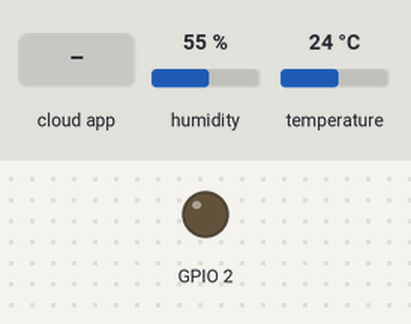
A sketch run on a simulated ESP8266 (NodeMCU). On the bench: output pins drawn as LEDs (lit = HIGH). The test bench sets the inputs (shaded band); at power-on: humidity 55 %, temperature 24 °C. WiFi joins after 1.5 s; servers stay silent unless stated; no MQTT or app messages arrive unless stated; what the sketch prints to the serial monitor is not drawn.

Above: at 2.7 s.
2.8 s: the phone or cloud app sets salidadigital to ON
At 3.9 s:
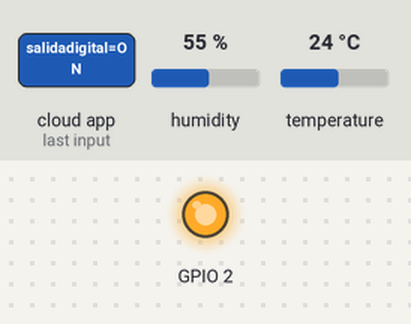
4.3 s: the phone or cloud app sets salidadigital to OFF
At 5.5 s:
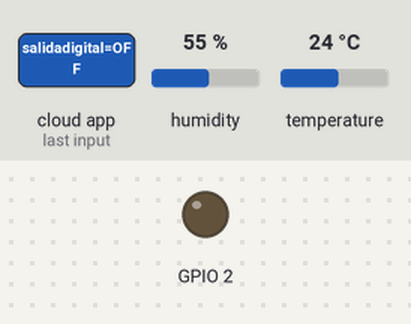
Timing chart, 0 to 7.3 s (numbered marks = the images above; inputs shaded):
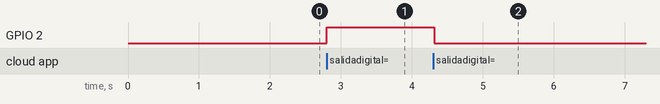

Measured:
- after the input at 2.8 s, GPIO 2: LOW → HIGH at once
- after the input at 4.3 s, GPIO 2: HIGH → LOW at once

The sketch:

adafruit_tem_y_led.ino
```cpp
#include <ESP8266WiFi.h>
#include <WiFiClient.h>
#include <Adafruit_MQTT.h>
#include <Adafruit_MQTT_Client.h>
#include <DHT.h>


#define AIO_SERVER    "52.70.203.194"
#define AIO_SERVERPORT 1883
#define AIO_USERNAME  "zerodante"
#define AIO_KEY       "b9dd829375c440a28b4f493acdf76aee"


WiFiClient client;


Adafruit_MQTT_Client mqtt(&client, AIO_SERVER, AIO_SERVERPORT, AIO_USERNAME, AIO_USERNAME, AIO_KEY);

Adafruit_MQTT_Subscribe salidaDigital= Adafruit_MQTT_Subscribe(&mqtt, "zerodante/feeds/salidadigital", MQTT_QOS_1);//subscribe servicio que damos de alta

Adafruit_MQTT_Publish temp = Adafruit_MQTT_Publish(&mqtt, "zerodante/feeds/temp");

unsigned long previousMillis=0;

int sensor=0;
DHT dht(sensor,DHT11);


void digitalCallback(char *data, uint16_t len){
  Serial.print("El valor del boton es: ");
  Serial.println(data);

  String message = String (data);
  message.trim();
  if(message=="ON"){digitalWrite(2,HIGH);}
  if(message=="OFF"){digitalWrite(2, LOW);}
}

const char *ssid="USB_wifi";
const char *pass="bfca63ea5c";

void setup() {
  pinMode(2, OUTPUT);
  Serial.begin(115200);
  Serial.println("");
  Serial.print("conectando a.......");
  Serial.println(ssid);

  WiFi.begin(ssid, pass);

  while(WiFi.status() !=WL_CONNECTED){
    delay(500);
    Serial.print(".");
  }
  Serial.println("");
  Serial.println("WiFi conectada");
  Serial.println(WiFi.localIP());
  salidaDigital.setCallback(digitalCallback);
  mqtt.subscribe(&salidaDigital);

}

void loop() {
  // put your main code here, to run repeatedly:
  MQTT_connect();

int long currentMillis=millis();
if (currentMillis - previousMillis >= 2000){
  previousMillis=currentMillis;
  float t =dht.readTemperature();
  Serial.print(F("\nEnviando valor"));
  Serial.print(t);
  Serial.print(".....");
  if(! temp.publish(t)){
    Serial.print(F("rechazado loser!!!!"));
  }else{
    Serial.println(F("Aceptado!!!!"));
  }
}


  mqtt.processPackets(500);
}

void MQTT_connect(){
  int8_t ret;

  if (mqtt.connected()){
    return;
  }

  Serial.print("conectando con MQTT...");
  uint8_t retries=3;
  while((ret=mqtt.connect())!=0){
    Serial.println(mqtt.connectErrorString(ret));
    Serial.println("intentando nuevamente....");
      mqtt.disconnect();
      delay(5000);
      retries--;
      if (retries==0){
        while(1);
      }
      Serial.println("conectado a MQTT!");
  }

}
```
